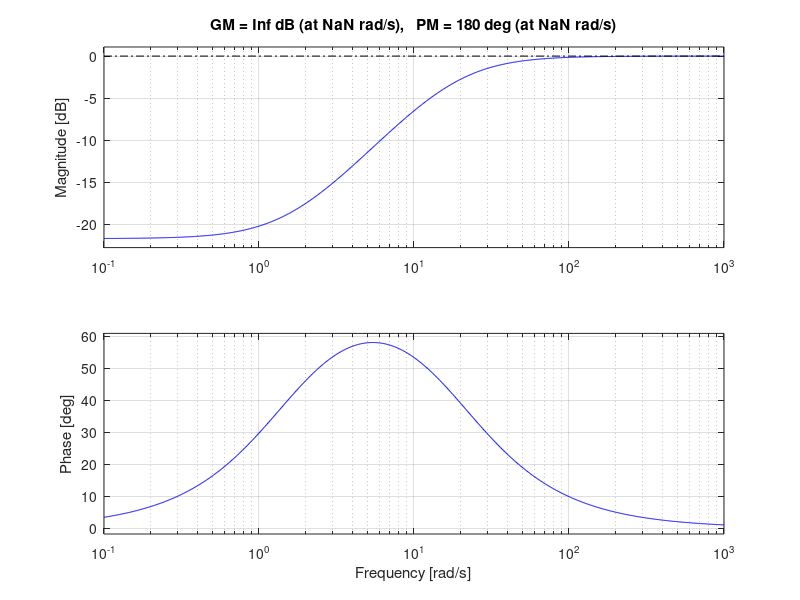
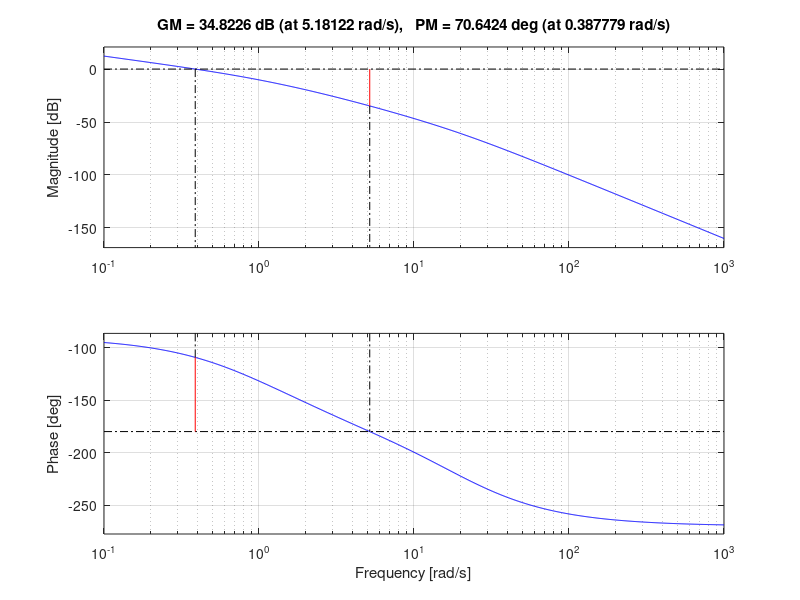
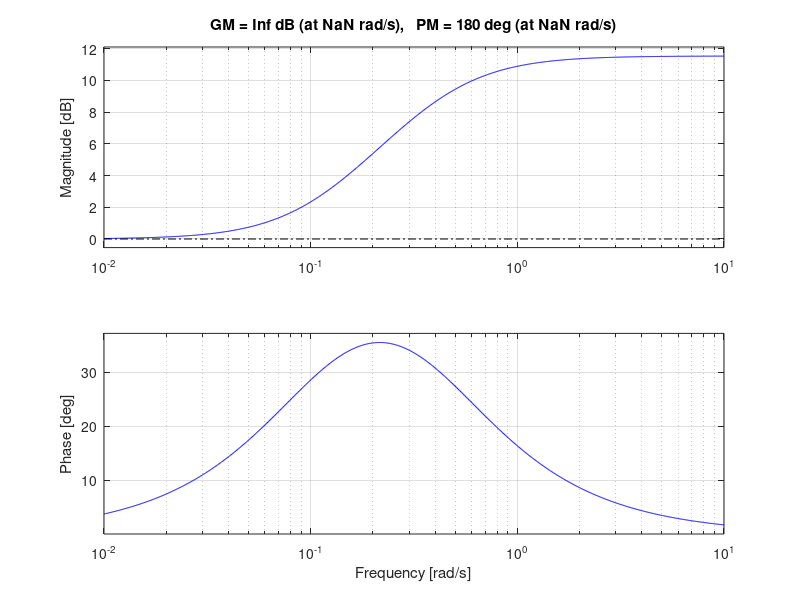
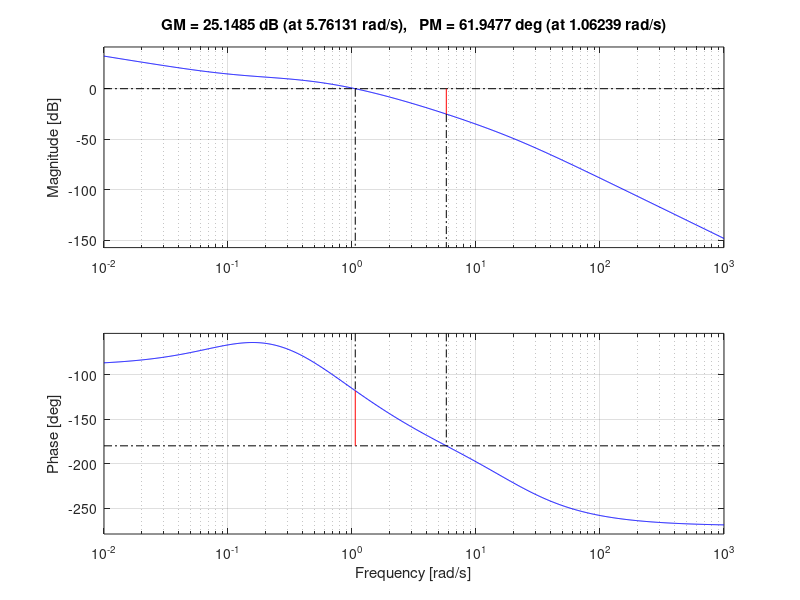

Here is the MATLAB script that generated these plots, in order:
clc
%For Kv = 5 we define G_uncompensated as 
%G_uncompensated = G1 
num1 = [5];
den1 = [0.5 1.5 1 0] ; 
G1 = tf(num1 , den1 ) ;
%Extracting Gain Margin and Phase Margin 
[Gm, Pm, w_gm, w_pm] = margin(G1);
G1
%Epsilon value for adjustment if required 
epsilon = 5;

%calculating phie required 
phie_m = 40 - Pm + epsilon ;

%design of the lead compensator 
%D(s) = (s + 1/t )/ (s + 1/alpha * t)

alpha = (1- sin(deg2rad(phie_m)) ) / (1+ sin(deg2rad(phie_m)) );
up = 10 * log(1/alpha) ;
%By this much up value the bode plot of uncompensated will shift up 

%So Locating the freq where the uncomp bode plot hits -up value 
%Location has been done through stimulating bode plot 
% figure ;
% bode(G1) 
w_m = 5.43;
var =   w_m * sqrt(alpha) ;
T = 1/var;

%Compensator
num_C = [1 1/T];
den_C = [1 1/(alpha*T)] ;
G_C = tf(num_C , den_C) ;
figure 
margin(G_C)
G_C
%Finding Geq
G_eq = G1 * G_C;
G_eq
%For verfiying the phase margin and Gain margin , we draw the bode plot of
%G_eq
figure
margin(G_eq)
%alpha 

[Gm1, Pm1, w_gm1, w_pm1] = margin(G_eq);
% figure 
% margin(G_eq) 
 epsilon = 12;
%1.11 ,11.4
phie_req = 40 +epsilon  ;
 w_at_135 =  1.11;
 g_un_w = 11.4;
 beta = 10 ^(11.4/20);
wc_z = w_at_135/10 ;
 T1 = 1/wc_z;
wcp = 1/(beta * T1) ;
% 
% 
numc = [T1 1];
 denc = [beta*T 1] ;
 GC = tf(numc , denc) ;
GC
figure 
margin(GC)
 Geq = G_eq * GC;
 figure
 margin(Geq)